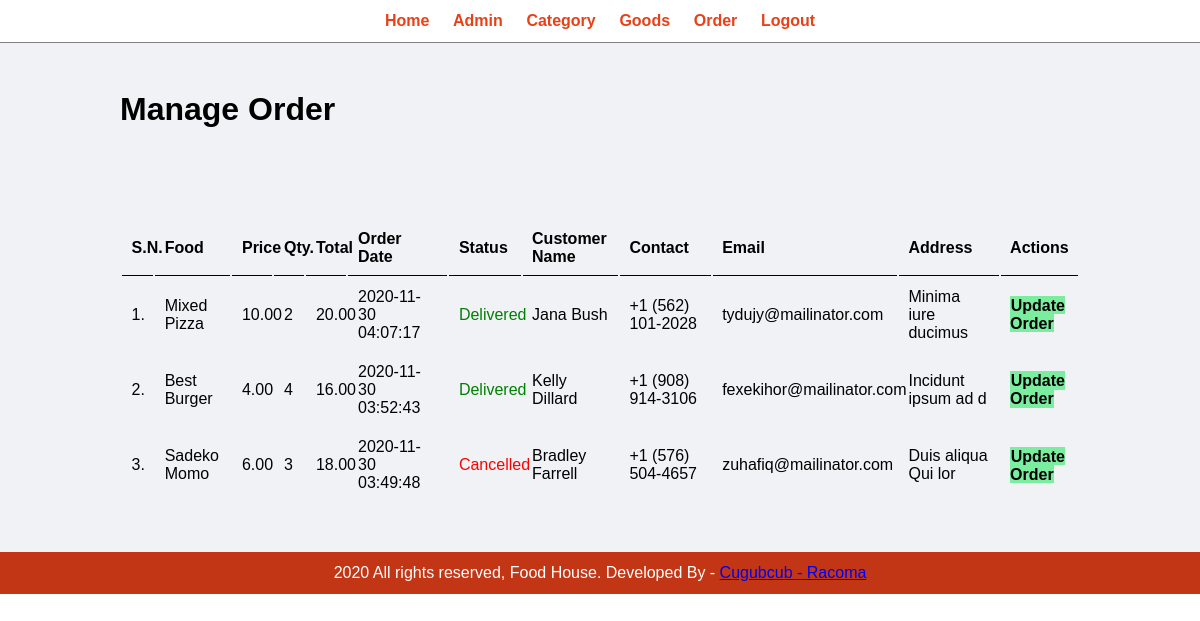
Before: /admin/manage-order.php with the older database file.
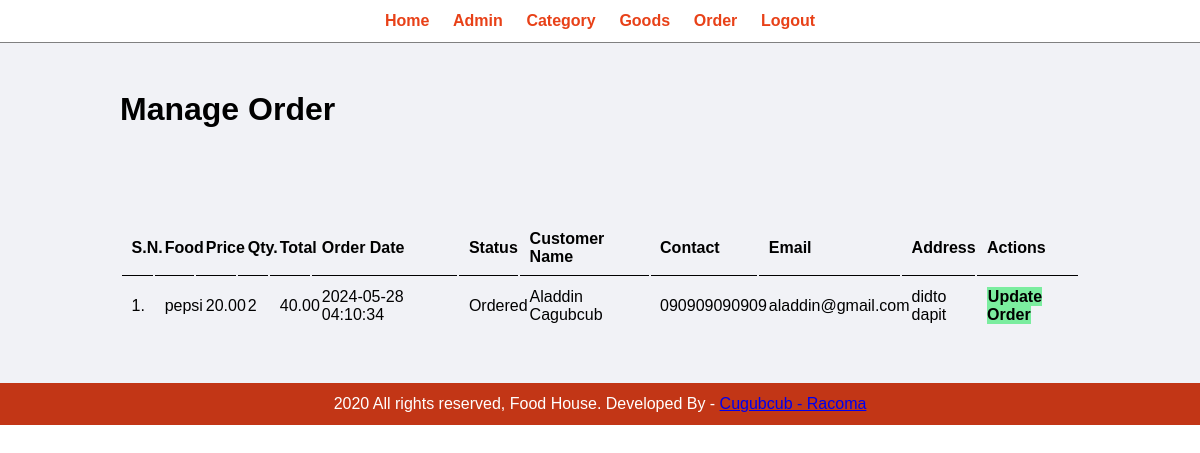
After: the same page with the newer database file.
### tables this page shows
CREATE TABLE `tbl_order` (
  `id` int(10) UNSIGNED NOT NULL,
  `food` varchar(150) NOT NULL,
  `price` decimal(10,2) NOT NULL,
  `qty` int(11) NOT NULL,
  `total` decimal(10,2) NOT NULL,
  `order_date` datetime NOT NULL,
  `status` varchar(50) NOT NULL,
  `customer_name` varchar(150) NOT NULL,
  `customer_contact` varchar(20) NOT NULL,
  `customer_email` varchar(150) NOT NULL,
  `customer_address` varchar(255) NOT NULL
);

### admin/manage-order.php (the view, shortened to what this page needs)
<?php include('partials/menu.php'); ?>
<div class="main-content">
    <div class="wrapper">
        <h1>Manage Order</h1>
                <br /><br /><br />
                <br><br>
                <table class="tbl-full">
                    <tr>
                        <th>S.N.</th>
                        <th>Food</th>
                        <th>Price</th>
                        <th>Qty.</th>
                        <th>Total</th>
                        <th>Order Date</th>
                        <th>Status</th>
                        <th>Customer Name</th>
                        <th>Contact</th>
                        <th>Email</th>
                        <th>Address</th>
                        <th>Actions</th>
                    </tr>
                    <?php
                        $sql = "SELECT * FROM tbl_order ORDER BY id DESC";
                        $res = mysqli_query($conn, $sql);
                        $count = mysqli_num_rows($res);
                        $sn = 1;
                        if($count>0)
                        {
                            while($row=mysqli_fetch_assoc($res))
                            {
                                $id = $row['id'];
                                $food = $row['food'];
                                $price = $row['price'];
                                $qty = $row['qty'];
                                $total = $row['total'];
                                $order_date = $row['order_date'];
                                $status = $row['status'];
                                $customer_name = $row['customer_name'];
                                $customer_contact = $row['customer_contact'];
                                $customer_email = $row['customer_email'];
                                $customer_address = $row['customer_address'];
                                ?>
                                    <tr>
                                        <td><?php echo $sn++; ?>. </td>
                                        <td><?php echo $food; ?></td>
                                        <td><?php echo $price; ?></td>
                                        <td><?php echo $qty; ?></td>
                                        <td><?php echo $total; ?></td>
                                        <td><?php echo $order_date; ?></td>
                                        <td>
                                            <?php
                                                if($status=="Ordered")
                                                {
                                                    echo "<label>$status</label>";
                                                }
                                                elseif($status=="On Delivery")
                                                {
                                                    echo "<label style='color: orange;'>$status</label>";
                                                }
                                                elseif($status=="Delivered")
                                                {
                                                    echo "<label style='color: green;'>$status</label>";
                                                }
                                                elseif($status=="Cancelled")
                                                {
                                                    echo "<label style='color: red;'>$status</label>";
                                                }
                                            ?>
                                        </td>
                                        <td><?php echo $customer_name; ?></td>
                                        <td><?php echo $customer_contact; ?></td>
                                        <td><?php echo $customer_email; ?></td>
                                        <td><?php echo $customer_address; ?></td>
                                        <td>
                                            <a href="<?php echo SITEURL; ?>admin/update-order.php?id=<?php echo $id; ?>" class="btn-secondary">Update Order</a>
                                        </td>
                                    </tr>
                                <?php
                            }
                        }
                        else
                        {
                            echo "<tr><td colspan='12' class='error'>Orders not Available</td></tr>";
                        }
                    ?>
                </table>
    </div>
</div>
<?php include('partials/footer.php'); ?>

Changed rows visible on the page:
removed tbl_order: food "Mixed Pizza", price "10.00", qty "2", total "20.00", order_date "2020-11-30 04:07:17", status "Delivered", customer_name "Jana Bush", customer_contact "+1 (562) 101-2028", customer_email "tydujy@mailinator.com", customer_address "Minima iure ducimus"
removed tbl_order: food "Best Burger", price "4.00", qty "4", total "16.00", order_date "2020-11-30 03:52:43", status "Delivered", customer_name "Kelly Dillard", customer_contact "+1 (908) 914-3106", customer_email "fexekihor@mailinator.com", customer_address "Incidunt ipsum ad d"
removed tbl_order: food "Sadeko Momo", price "6.00", qty "3", total "18.00", order_date "2020-11-30 03:49:48", status "Cancelled", customer_name "Bradley Farrell", customer_contact "+1 (576) 504-4657", customer_email "zuhafiq@mailinator.com", customer_address "Duis aliqua Qui lor"
added tbl_order: food "pepsi", price "20.00", qty "2", total "40.00", order_date "2024-05-28 04:10:34", status "Ordered", customer_name "Aladdin Cagubcub", customer_contact "090909090909", customer_email "aladdin@gmail.com", customer_address "didto dapit"
